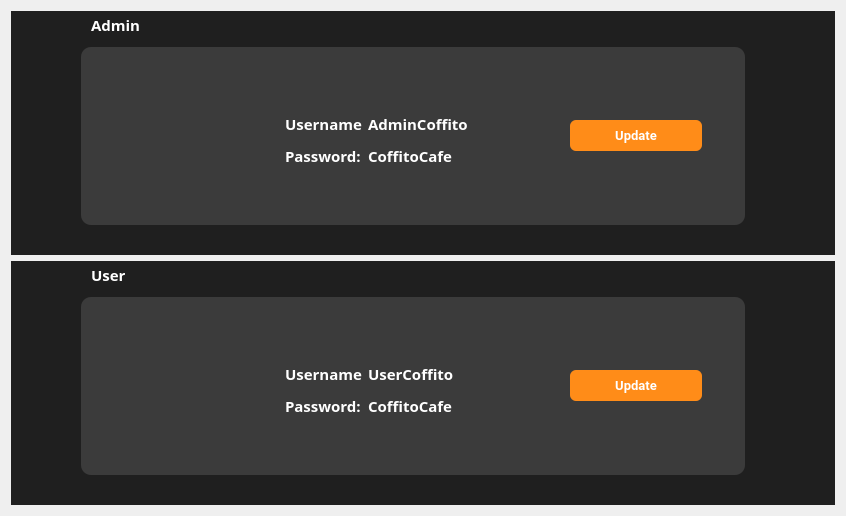
         <widget class="QWidget" name="Manage">
          <layout class="QGridLayout" name="gridLayout_5">
           <item row="0" column="0">
            <widget class="QWidget" name="widget_37" native="true">
             <property name="styleSheet">
              <string notr="true">background-color: rgb(31, 31, 31);</string>
             </property>
             <layout class="QVBoxLayout" name="verticalLayout_39">
              <property name="leftMargin">
               <number>70</number>
              </property>
              <property name="topMargin">
               <number>0</number>
              </property>
              <property name="rightMargin">
               <number>90</number>
              </property>
              <property name="bottomMargin">
               <number>30</number>
              </property>
              <item>
               <widget class="QWidget" name="widget_66" native="true">
                <property name="minimumSize">
                 <size>
                  <width>0</width>
                  <height>30</height>
                 </size>
                </property>
                <property name="maximumSize">
                 <size>
                  <width>16777215</width>
                  <height>30</height>
                 </size>
                </property>
                <property name="styleSheet">
                 <string notr="true">background-color: rgb(31, 31, 31);
border-radius:10px;
</string>
                </property>
                <widget class="QLabel" name="label_25">
                 <property name="geometry">
                  <rect>
                   <x>10</x>
                   <y>0</y>
                   <width>109</width>
                   <height>27</height>
                  </rect>
                 </property>
                 <property name="font">
                  <font>
                   <family>Poppins SemiBold</family>
                   <pointsize>11</pointsize>
                   <bold>true</bold>
                  </font>
                 </property>
                 <property name="styleSheet">
                  <string notr="true">QLabel{
	color:white;
}</string>
                 </property>
                 <property name="text">
                  <string>Admin</string>
                 </property>
                </widget>
               </widget>
              </item>
              <item>
               <widget class="QWidget" name="widget_76" native="true">
                <property name="styleSheet">
                 <string notr="true">background-color: rgb(59, 59, 59);
border-radius:10px;
</string>
                </property>
                <layout class="QHBoxLayout" name="horizontalLayout_21">
                 <item alignment="Qt::AlignmentFlag::AlignLeft">
                  <widget class="QWidget" name="widget_77" native="true">
                   <property name="sizePolicy">
                    <sizepolicy hsizetype="Fixed" vsizetype="Fixed">
                     <horstretch>0</horstretch>
                     <verstretch>0</verstretch>
                    </sizepolicy>
                   </property>
                   <property name="minimumSize">
                    <size>
                     <width>180</width>
                     <height>0</height>
                    </size>
                   </property>
                   <property name="maximumSize">
                    <size>
                     <width>160</width>
                     <height>16777215</height>
                    </size>
                   </property>
                   <layout class="QGridLayout" name="gridLayout_12">
                    <property name="leftMargin">
                     <number>20</number>
                    </property>
                    <property name="rightMargin">
                     <number>0</number>
                    </property>
                    <item row="0" column="0">
                     <widget class="QWidget" name="widget_78" native="true">
                      <property name="minimumSize">
                       <size>
                        <width>0</width>
                        <height>125</height>
                       </size>
                      </property>
                      <property name="maximumSize">
                       <size>
                        <width>140</width>
                        <height>125</height>
                       </size>
                      </property>
                      <widget class="QLabel" name="label_19">
                       <property name="geometry">
                        <rect>
                         <x>10</x>
                         <y>0</y>
                         <width>120</width>
                         <height>120</height>
                        </rect>
                       </property>
                       <property name="sizePolicy">
                        <sizepolicy hsizetype="Fixed" vsizetype="Fixed">
                         <horstretch>0</horstretch>
                         <verstretch>0</verstretch>
                        </sizepolicy>
                       </property>
                       <property name="text">
                        <string/>
                       </property>
                       <property name="pixmap">
                        <pixmap>:/iCons/icons/administrator (1).png</pixmap>
                       </property>
                       <property name="scaledContents">
                        <bool>true</bool>
                       </property>
                      </widget>
                     </widget>
                    </item>
                   </layout>
                  </widget>
                 </item>
                 <item alignment="Qt::AlignmentFlag::AlignVCenter">
                  <widget class="QWidget" name="widget_79" native="true">
                   <property name="sizePolicy">
                    <sizepolicy hsizetype="Expanding" vsizetype="Fixed">
                     <horstretch>0</horstretch>
                     <verstretch>0</verstretch>
                    </sizepolicy>
                   </property>
                   <property name="minimumSize">
                    <size>
                     <width>270</width>
                     <height>0</height>
                    </size>
                   </property>
                   <property name="toolTipDuration">
                    <number>-1</number>
                   </property>
                   <layout class="QVBoxLayout" name="verticalLayout_40">
                    <property name="spacing">
                     <number>0</number>
                    </property>
                    <property name="leftMargin">
                     <number>0</number>
                    </property>
                    <property name="topMargin">
                     <number>40</number>
                    </property>
                    <property name="bottomMargin">
                     <number>40</number>
                    </property>
                    <item alignment="Qt::AlignmentFlag::AlignLeft">
                     <widget class="QWidget" name="widget_80" native="true">
                      <property name="minimumSize">
                       <size>
                        <width>0</width>
                        <height>40</height>
                       </size>
                      </property>
                      <property name="maximumSize">
                       <size>
                        <width>16777215</width>
                        <height>15</height>
                       </size>
                      </property>
                      <layout class="QVBoxLayout" name="verticalLayout_41">
                       <property name="topMargin">
                        <number>0</number>
                       </property>
                       <item>
                        <layout class="QHBoxLayout" name="horizontalLayout_22">
                         <item>
                          <widget class="QLabel" name="label_49">
                           <property name="minimumSize">
                            <size>
                             <width>0</width>
                             <height>13</height>
                            </size>
                           </property>
                           <property name="maximumSize">
                            <size>
                             <width>85</width>
                             <height>13</height>
                            </size>
                           </property>
                           <property name="font">
                            <font>
                             <family>Poppins SemiBold</family>
                             <pointsize>11</pointsize>
                             <bold>true</bold>
                            </font>
                           </property>
                           <property name="styleSheet">
                            <string notr="true">QLabel{
	color:white;
}</string>
                           </property>
                           <property name="text">
                            <string>Username</string>
                           </property>
                          </widget>
                         </item>
                         <item>
                          <widget class="QLabel" name="label_50">
                           <property name="maximumSize">
                            <size>
                             <width>16777215</width>
                             <height>13</height>
                            </size>
                           </property>
                           <property name="font">
                            <font>
                             <family>Poppins SemiBold</family>
                             <pointsize>11</pointsize>
                             <bold>true</bold>
                            </font>
                           </property>
                           <property name="styleSheet">
                            <string notr="true">QLabel{
	color:white;
}</string>
                           </property>
                           <property name="text">
                            <string>AdminCoffito</string>
                           </property>
                          </widget>
                         </item>
                        </layout>
                       </item>
                      </layout>
                     </widget>
                    </item>
                    <item alignment="Qt::AlignmentFlag::AlignLeft">
                     <widget class="QWidget" name="widget_81" native="true">
                      <property name="minimumSize">
                       <size>
                        <width>0</width>
                        <height>40</height>
                       </size>
                      </property>
                      <property name="maximumSize">
                       <size>
                        <width>16777215</width>
                        <height>40</height>
                       </size>
                      </property>
                      <layout class="QVBoxLayout" name="verticalLayout_42">
                       <property name="spacing">
                        <number>0</number>
                       </property>
                       <item>
                        <layout class="QHBoxLayout" name="horizontalLayout_23">
                         <property name="spacing">
                          <number>7</number>
                         </property>
                         <item>
                          <widget class="QLabel" name="label_51">
                           <property name="minimumSize">
                            <size>
                             <width>0</width>
                             <height>13</height>
                            </size>
                           </property>
                           <property name="maximumSize">
                            <size>
                             <width>85</width>
                             <height>13</height>
                            </size>
                           </property>
                           <property name="font">
                            <font>
                             <family>Poppins SemiBold</family>
                             <pointsize>11</pointsize>
                             <bold>true</bold>
                            </font>
                           </property>
                           <property name="styleSheet">
                            <string notr="true">QLabel{
	color:white;
}</string>
                           </property>
                           <property name="text">
                            <string>Password:</string>
                           </property>
                          </widget>
                         </item>
                         <item>
                          <widget class="QLabel" name="label_52">
                           <property name="maximumSize">
                            <size>
                             <width>16777215</width>
                             <height>13</height>
                            </size>
                           </property>
                           <property name="font">
                            <font>
                             <family>Poppins SemiBold</family>
                             <pointsize>11</pointsize>
                             <bold>true</bold>
                            </font>
                           </property>
                           <property name="styleSheet">
                            <string notr="true">QLabel{
	color:white;
}</string>
                           </property>
                           <property name="text">
                            <string>CoffitoCafe</string>
                           </property>
                          </widget>
                         </item>
                        </layout>
                       </item>
                      </layout>
                     </widget>
                    </item>
                   </layout>
                  </widget>
                 </item>
                 <item>
                  <widget class="QWidget" name="widget_82" native="true">
                   <property name="sizePolicy">
                    <sizepolicy hsizetype="Fixed" vsizetype="Fixed">
                     <horstretch>0</horstretch>
                     <verstretch>0</verstretch>
                    </sizepolicy>
                   </property>
                   <layout class="QVBoxLayout" name="verticalLayout_43">
                    <property name="rightMargin">
                     <number>25</number>
                    </property>
                    <item alignment="Qt::AlignmentFlag::AlignHCenter|Qt::AlignmentFlag::AlignVCenter">
                     <widget class="QWidget" name="widget_83" native="true">
                      <property name="minimumSize">
                       <size>
                        <width>150</width>
                        <height>31</height>
                       </size>
                      </property>
                      <layout class="QVBoxLayout" name="verticalLayout_44">
                       <item>
                        <widget class="QPushButton" name="pushButton_21">
                         <property name="minimumSize">
                          <size>
                           <width>0</width>
                           <height>31</height>
                          </size>
                         </property>
                         <property name="maximumSize">
                          <size>
                           <width>16777215</width>
                           <height>31</height>
                          </size>
                         </property>
                         <property name="font">
                          <font>
                           <family>Roboto</family>
                           <pointsize>10</pointsize>
                           <bold>true</bold>
                          </font>
                         </property>
                         <property name="styleSheet">
                          <string notr="true">QPushButton {
    padding: 6px 14px;
    font-family: &quot;Roboto&quot;, sans-serif;
    border-radius: 6px;
    border: none;
    color: white;
    background: #FF8C18;
    box-shadow: 0px 0.5px 1.5px rgba(54, 122, 246, 0.25), inset 0px 0.8px 0px -0.25px rgba(255, 255, 255, 0.2);
    user-select: none;
    -webkit-user-select: none;
    touch-action: manipulation;
    transition: background-color 0.2s, box-shadow 0.2s; 
}
QPushButton::pressed {
    background-color: #B7B7B7;
    box-shadow: 0px 1px 2px rgba(0, 0, 0, 0.5) inset;
	color:black;
}
QPushButton:hover {
    background-color: #FFA54E; 
}</string>
                         </property>
                         <property name="text">
                          <string>Update</string>
                         </property>
                         <property name="checkable">
                          <bool>true</bool>
                         </property>
                         <property name="autoExclusive">
                          <bool>true</bool>
                         </property>
                        </widget>
                       </item>
                      </layout>
                     </widget>
                    </item>
                   </layout>
                  </widget>
                 </item>
                </layout>
               </widget>
              </item>
             </layout>
            </widget>
           </item>
           <item row="1" column="0">
            <widget class="QWidget" name="widget_84" native="true">
             <property name="styleSheet">
              <string notr="true">background-color: rgb(31, 31, 31);</string>
             </property>
             <layout class="QVBoxLayout" name="verticalLayout_45">
              <property name="leftMargin">
               <number>70</number>
              </property>
              <property name="topMargin">
               <number>0</number>
              </property>
              <property name="rightMargin">
               <number>90</number>
              </property>
              <property name="bottomMargin">
               <number>30</number>
              </property>
              <item>
               <widget class="QWidget" name="widget_85" native="true">
                <property name="minimumSize">
                 <size>
                  <width>0</width>
                  <height>30</height>
                 </size>
                </property>
                <property name="maximumSize">
                 <size>
                  <width>16777215</width>
                  <height>30</height>
                 </size>
                </property>
                <property name="styleSheet">
                 <string notr="true">background-color: rgb(31, 31, 31);
border-radius:10px;
</string>
                </property>
                <widget class="QLabel" name="label_26">
                 <property name="geometry">
                  <rect>
                   <x>10</x>
                   <y>0</y>
                   <width>109</width>
                   <height>27</height>
                  </rect>
                 </property>
                 <property name="font">
                  <font>
                   <family>Poppins SemiBold</family>
                   <pointsize>11</pointsize>
                   <bold>true</bold>
                  </font>
                 </property>
                 <property name="styleSheet">
                  <string notr="true">QLabel{
	color:white;
}</string>
                 </property>
                 <property name="text">
                  <string>User</string>
                 </property>
                </widget>
               </widget>
              </item>
              <item>
               <widget class="QWidget" name="widget_86" native="true">
                <property name="styleSheet">
                 <string notr="true">background-color: rgb(59, 59, 59);
border-radius:10px;
</string>
                </property>
                <layout class="QHBoxLayout" name="horizontalLayout_24">
                 <item alignment="Qt::AlignmentFlag::AlignLeft">
                  <widget class="QWidget" name="widget_87" native="true">
                   <property name="sizePolicy">
                    <sizepolicy hsizetype="Fixed" vsizetype="Fixed">
                     <horstretch>0</horstretch>
                     <verstretch>0</verstretch>
                    </sizepolicy>
                   </property>
                   <property name="minimumSize">
                    <size>
                     <width>180</width>
                     <height>0</height>
                    </size>
                   </property>
                   <property name="maximumSize">
                    <size>
                     <width>160</width>
                     <height>16777215</height>
                    </size>
                   </property>
                   <layout class="QGridLayout" name="gridLayout_13">
                    <property name="leftMargin">
                     <number>20</number>
                    </property>
                    <property name="rightMargin">
                     <number>0</number>
                    </property>
                    <item row="0" column="0">
                     <widget class="QWidget" name="widget_88" native="true">
                      <property name="minimumSize">
                       <size>
                        <width>0</width>
                        <height>125</height>
                       </size>
                      </property>
                      <property name="maximumSize">
                       <size>
                        <width>140</width>
                        <height>125</height>
                       </size>
                      </property>
                      <widget class="QLabel" name="label_20">
                       <property name="geometry">
                        <rect>
                         <x>10</x>
                         <y>0</y>
                         <width>120</width>
                         <height>120</height>
                        </rect>
                       </property>
                       <property name="sizePolicy">
                        <sizepolicy hsizetype="Fixed" vsizetype="Fixed">
                         <horstretch>0</horstretch>
                         <verstretch>0</verstretch>
                        </sizepolicy>
                       </property>
                       <property name="text">
                        <string/>
                       </property>
                       <property name="pixmap">
                        <pixmap>:/iCons/icons/administrator (1).png</pixmap>
                       </property>
                       <property name="scaledContents">
                        <bool>true</bool>
                       </property>
                      </widget>
                     </widget>
                    </item>
                   </layout>
                  </widget>
                 </item>
                 <item alignment="Qt::AlignmentFlag::AlignVCenter">
                  <widget class="QWidget" name="widget_89" native="true">
                   <property name="sizePolicy">
                    <sizepolicy hsizetype="Expanding" vsizetype="Fixed">
                     <horstretch>0</horstretch>
                     <verstretch>0</verstretch>
                    </sizepolicy>
                   </property>
                   <property name="minimumSize">
                    <size>
                     <width>270</width>
                     <height>0</height>
                    </size>
                   </property>
                   <property name="toolTipDuration">
                    <number>-1</number>
                   </property>
                   <layout class="QVBoxLayout" name="verticalLayout_46">
                    <property name="spacing">
                     <number>0</number>
                    </property>
                    <property name="leftMargin">
                     <number>0</number>
                    </property>
                    <property name="topMargin">
                     <number>40</number>
                    </property>
                    <property name="bottomMargin">
                     <number>40</number>
                    </property>
                    <item alignment="Qt::AlignmentFlag::AlignLeft">
                     <widget class="QWidget" name="widget_90" native="true">
                      <property name="minimumSize">
                       <size>
                        <width>0</width>
                        <height>40</height>
                       </size>
                      </property>
                      <property name="maximumSize">
                       <size>
                        <width>16777215</width>
                        <height>15</height>
                       </size>
                      </property>
                      <layout class="QVBoxLayout" name="verticalLayout_47">
                       <property name="topMargin">
                        <number>0</number>
                       </property>
                       <item>
                        <layout class="QHBoxLayout" name="horizontalLayout_25">
                         <item>
                          <widget class="QLabel" name="label_53">
                           <property name="minimumSize">
                            <size>
                             <width>0</width>
                             <height>13</height>
                            </size>
                           </property>
                           <property name="maximumSize">
                            <size>
                             <width>85</width>
                             <height>13</height>
                            </size>
                           </property>
                           <property name="font">
                            <font>
                             <family>Poppins SemiBold</family>
                             <pointsize>11</pointsize>
                             <bold>true</bold>
                            </font>
                           </property>
                           <property name="styleSheet">
                            <string notr="true">QLabel{
	color:white;
}</string>
                           </property>
                           <property name="text">
                            <string>Username</string>
                           </property>
                          </widget>
                         </item>
                         <item>
                          <widget class="QLabel" name="label_54">
                           <property name="maximumSize">
                            <size>
                             <width>16777215</width>
                             <height>13</height>
                            </size>
                           </property>
                           <property name="font">
                            <font>
                             <family>Poppins SemiBold</family>
                             <pointsize>11</pointsize>
                             <bold>true</bold>
                            </font>
                           </property>
                           <property name="styleSheet">
                            <string notr="true">QLabel{
	color:white;
}</string>
                           </property>
                           <property name="text">
                            <string>UserCoffito</string>
                           </property>
                          </widget>
                         </item>
                        </layout>
                       </item>
                      </layout>
                     </widget>
                    </item>
                    <item alignment="Qt::AlignmentFlag::AlignLeft">
                     <widget class="QWidget" name="widget_91" native="true">
                      <property name="minimumSize">
                       <size>
                        <width>0</width>
                        <height>40</height>
                       </size>
                      </property>
                      <property name="maximumSize">
                       <size>
                        <width>16777215</width>
                        <height>40</height>
                       </size>
                      </property>
                      <layout class="QVBoxLayout" name="verticalLayout_48">
                       <property name="spacing">
                        <number>0</number>
                       </property>
                       <item>
                        <layout class="QHBoxLayout" name="horizontalLayout_26">
                         <property name="spacing">
                          <number>7</number>
                         </property>
                         <item>
                          <widget class="QLabel" name="label_55">
                           <property name="minimumSize">
                            <size>
                             <width>0</width>
                             <height>13</height>
                            </size>
                           </property>
                           <property name="maximumSize">
                            <size>
                             <width>85</width>
                             <height>13</height>
                            </size>
                           </property>
                           <property name="font">
                            <font>
                             <family>Poppins SemiBold</family>
                             <pointsize>11</pointsize>
                             <bold>true</bold>
                            </font>
                           </property>
                           <property name="styleSheet">
                            <string notr="true">QLabel{
	color:white;
}</string>
                           </property>
                           <property name="text">
                            <string>Password:</string>
                           </property>
                          </widget>
                         </item>
                         <item>
                          <widget class="QLabel" name="label_56">
                           <property name="maximumSize">
                            <size>
                             <width>16777215</width>
                             <height>13</height>
                            </size>
                           </property>
                           <property name="font">
                            <font>
                             <family>Poppins SemiBold</family>
                             <pointsize>11</pointsize>
                             <bold>true</bold>
                            </font>
                           </property>
                           <property name="styleSheet">
                            <string notr="true">QLabel{
	color:white;
}</string>
                           </property>
                           <property name="text">
                            <string>CoffitoCafe</string>
                           </property>
                          </widget>
                         </item>
                        </layout>
                       </item>
                      </layout>
                     </widget>
                    </item>
                   </layout>
                  </widget>
                 </item>
                 <item>
                  <widget class="QWidget" name="widget_92" native="true">
                   <property name="sizePolicy">
                    <sizepolicy hsizetype="Fixed" vsizetype="Fixed">
                     <horstretch>0</horstretch>
                     <verstretch>0</verstretch>
                    </sizepolicy>
                   </property>
                   <layout class="QVBoxLayout" name="verticalLayout_49">
                    <property name="rightMargin">
                     <number>25</number>
                    </property>
                    <item alignment="Qt::AlignmentFlag::AlignHCenter|Qt::AlignmentFlag::AlignVCenter">
                     <widget class="QWidget" name="widget_93" native="true">
                      <property name="minimumSize">
                       <size>
                        <width>150</width>
                        <height>31</height>
                       </size>
                      </property>
                      <layout class="QVBoxLayout" name="verticalLayout_50">
                       <item>
                        <widget class="QPushButton" name="pushButton_22">
                         <property name="minimumSize">
                          <size>
                           <width>0</width>
                           <height>31</height>
                          </size>
                         </property>
                         <property name="maximumSize">
                          <size>
                           <width>16777215</width>
                           <height>31</height>
                          </size>
                         </property>
                         <property name="font">
                          <font>
                           <family>Roboto</family>
                           <pointsize>10</pointsize>
                           <bold>true</bold>
                          </font>
                         </property>
                         <property name="styleSheet">
                          <string notr="true">QPushButton {
    padding: 6px 14px;
    font-family: &quot;Roboto&quot;, sans-serif;
    border-radius: 6px;
    border: none;
    color: white;
    background: #FF8C18;
    box-shadow: 0px 0.5px 1.5px rgba(54, 122, 246, 0.25), inset 0px 0.8px 0px -0.25px rgba(255, 255, 255, 0.2);
    user-select: none;
    -webkit-user-select: none;
    touch-action: manipulation;
    transition: background-color 0.2s, box-shadow 0.2s; 
}
QPushButton::pressed {
    background-color: #B7B7B7;
    box-shadow: 0px 1px 2px rgba(0, 0, 0, 0.5) inset;
	color:black;
}
QPushButton:hover {
    background-color: #FFA54E; 
}</string>
                         </property>
                         <property name="text">
                          <string>Update</string>
                         </property>
                         <property name="checkable">
                          <bool>true</bool>
                         </property>
                         <property name="autoExclusive">
                          <bool>true</bool>
                         </property>
                        </widget>
                       </item>
                      </layout>
                     </widget>
                    </item>
                   </layout>
                  </widget>
                 </item>
                </layout>
               </widget>
              </item>
             </layout>
            </widget>
           </item>
          </layout>
         </widget>
